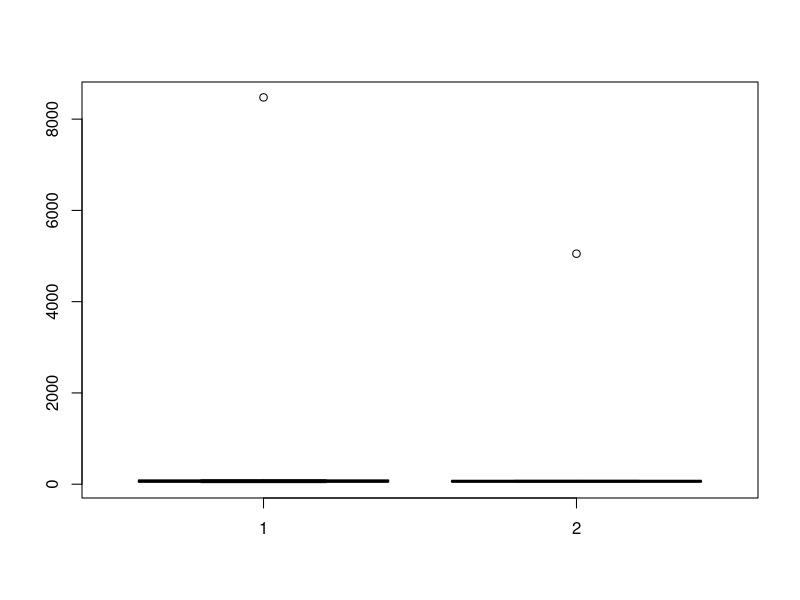

This chart was generated by the following R code:
a<-c(76,35,47,64,95,66,89,36,8476,35,47,64,95,66,89,36,84)
b<-c(51, 56, 84, 60, 59, 70, 63, 66, 5051,56,84,60,59,70,63,66,50)
boxplot(a,b)
